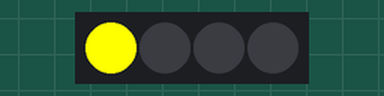
Recording of a sketch running on a simulated Arduino Mega 2560, built with avr-gcc and run on an emulated ATmega2560. On the bench: 4 RGB LEDs in strip order, left to right. Dim RGB values are drawn brighter than linear.

Above: at 0.1 s.
At 0.8 s:
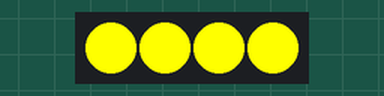
At 8.79 s:
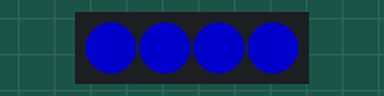
At 39.86 s:
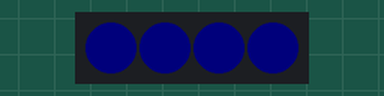
Timing chart, 0 to 40.0 s (numbered marks = the images above):
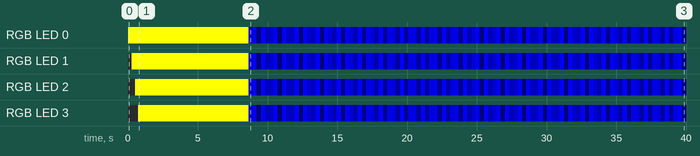

The sketch:

HEXA-INSTRUCTOR-HC12.ino
```cpp
/*

=========================================================================
VWR ROBOTICS CORNFLAKE 2020 - HEXAPOD INSTRUCTOR (INTERBOTIX)
=========================================================================
-------------------------------------------------------------------------
Custom communication translator from Interbotix protocol to
simplified Cornflake. Original Hexapod hardware and software stay intact.
Remove Xbee and connect 3.3V RX from Interbotix board to 32bit ARM board.
-------------------------------------------------------------------------

*/
#include <Adafruit_DotStar.h>
#define NUMPIXELS 4
#define DATAPIN    51
#define CLOCKPIN   50
Adafruit_DotStar strip = Adafruit_DotStar(NUMPIXELS, DATAPIN, CLOCKPIN, DOTSTAR_BGR);

// LED SHIT
long timee = 0; // timer

int pulseLed = 500;
int pulseAlive = 1500;
int RGBwarning = 20;
int RGBalive = 20;

// COLOR SETS

uint32_t colorwhite = 0xFFFFFF;
uint32_t colorred = 0xFF0000;
uint32_t colorredoff = 0x300000;
uint32_t colorblue = 0x0000FF;
uint32_t colorblueoff = 0x000039;
uint32_t coloryellow = 0xFFFF00;
uint32_t colorgreen = 0x00dc1f;
uint32_t coloroff = 0x000000;

// HC12 SERIAL INPUT SERVO/VALUE
int userInput[3];    // raw input from serial buffer, 3 bytes
int startbyte;       // start byte, begin reading input
int servo;           // which servo to pulse?
int pos;             // servo angle 0-180
int i;               // iterator

// Serial timeout on lost connection
const long timeout = 2000;
long counter = 0;

// DEFAULT CYCLE BUTTONS STUFF
int walk = 0;
long countergait = 0;
int gait = 1;
long counterspeed = 0;
int doublespeed = 1;

// Debug on/off
boolean debug = false;

// Hexa Button Array
int buttonState[] ={0,0,0,0,0,0,0,0}; //Array to hold the current state of each button, 0=unpushed, 1=pushed
int allButtons;

/* PHOENIX BUTTON MAP
 *
buttonState[0] = 0; // R1 walk gait / change leg
buttonState[1] = 0; // R2 toggle walk method
buttonState[2] = 0; // R3 nothing?
buttonState[3] = 0; // L4 Balance mode on and off
buttonState[4] = 0; // L5 stand/sit
buttonState[5] = 0; // L6 Right Joy UP/DOWN - Body up/down - Right Joy Left/Right - Speed higher/lower
buttonState[6] = 0; // Right Top(S7) Cycle Normal walk/Double Height/Double Travel
buttonState[7] = 0; // Left Top(S8) Cycle through modes (Walk, Translate, Rotate, Single Leg)


 */

// Hexa Movement
int right_V = 128;   // Vertical position of the right joystick. 0 = All the way down, 127 = centered, 255 = all the way up
int right_H = 128;   // Horizontal position of the right joystick. 0 = All the way left, 127 = centered, 255 = all the way right
int left_H = 128;    // Vertical position of the right joystick. 0 = All the way down, 127 = centered, 255 = all the way up
int left_V = 128;    // Horizontal position of the right joystick. 0 = All the way left, 127 = centered, 255 = all the way right


void setup() {

    Serial.begin(9600); // Debug
    Serial1.begin(9600); // HC-12 RX
    Serial2.begin(38400); // HEXA TX

    allButtons = 0;

    if (debug == true){Serial.println("HEXAPOD INSTRUCTOR!");}

    strip.begin();
    strip.show();

    strip.setPixelColor(0, coloryellow);
    strip.show();
    delay(250);
    strip.setPixelColor(0, coloryellow);
    strip.setPixelColor(1, coloryellow);
    strip.show();
    delay(250);
    strip.setPixelColor(0, coloryellow);
    strip.setPixelColor(1, coloryellow);
    strip.setPixelColor(2, coloryellow);
    strip.show();
    delay(250);
    strip.setPixelColor(0, coloryellow);
    strip.setPixelColor(1, coloryellow);
    strip.setPixelColor(2, coloryellow);
    strip.setPixelColor(3, coloryellow);
    strip.show();
    delay(250);

    // Wait for other stuff to boot

}

void loop() {

  // Led pulsing
  timee = millis();
  RGBwarning = 128+127*cos(2*PI/pulseLed*timee);
  RGBalive = 128+127*cos(2*PI/pulseAlive*timee);

 // Serial safety - Full stop on lost connection of controller.
     counter = counter + 1;
      if (counter >= timeout){
          //if (debug == true){Serial.println("No connection!");}
          int right_V = 128;
          int right_H = 128;
          int left_H = 128;
          int left_V = 128;

              strip.setPixelColor(0, 0,0,RGBwarning);
              strip.setPixelColor(1, 0,0,RGBwarning);
              strip.setPixelColor(2, 0,0,RGBwarning);
              strip.setPixelColor(3, 0,0,RGBwarning);
       }


// Start reading HC-12

  if (Serial1.available() > 2) {

       startbyte = Serial1.read();
       counter = 0; // Reset connection timeout counter

       if (startbyte == 255) {
         for (i=0;i<2;i++){ userInput[i] = Serial1.read();}
         servo = userInput[0];
         pos = userInput[1];
         if (pos == 255){ servo = 255;}

              strip.setPixelColor(0, RGBalive,0,0);
              strip.setPixelColor(1, RGBalive,0,0);
              strip.setPixelColor(2, RGBalive,0,0);
              strip.setPixelColor(3, RGBalive,0,0);

         switch (servo) {
            case 1: // LEFT V
              pos = map(pos, 0, 180, 1, 254);
              if (debug == true){Serial.print("Left V 1: ");Serial.println(pos);}
              left_V = pos;
               break;
            case 2: // LEFT H
              pos = map(pos, 0, 180, 1, 254);
              if (debug == true){Serial.print("Left H 2: ");Serial.println(pos);}
              right_H = pos;
               break;
            case 3: // RIGHT V
              pos = map(pos, 0, 180, 1, 254);
              if (debug == true){Serial.print("Right V 3: ");Serial.println(pos);}
              right_V = pos;
               break;
            case 4: // RIGHT H
              pos = map(pos, 0, 180, 1, 254);
              if (debug == true){Serial.print("Right H 4: ");Serial.println(pos);}
              left_H = pos;
               break;
            case 5:
            // nothing yet
               break;
            case 6:  // WALK GAIT BUTTON INSTEAD OF LIGHTS
             if (pos == 0) {
                      // nothing
                 } else if (pos == 1) {
                          buttonState[0] = 1;

                          strip.setPixelColor(0, colorgreen);
                          strip.setPixelColor(1, colorgreen);
                          strip.setPixelColor(2, colorgreen);
                          strip.setPixelColor(3, colorgreen);
                 }
                break;
            case 7:
            // speed
              if (pos == 1) {
                      buttonState[6] = 1;
              }
               break;
            case 8:
                break;
         }
       }
   }


// BUTTON ARRAY

  allButtons = 0; // Clear variable that holds all the buttons

      for(int i=0;i<8;i++){
        if(buttonState[i] == 1){
          allButtons += pow(2,i);
          buttonState[i] = 0;
        }
      }


// SEND SERIAL PACKETS TO HEXA

    Serial2.write(0xff);          // header
    Serial2.write((byte)right_V); // right vertical joystick
    Serial2.write((byte)right_H); // right horizontal joystick
    Serial2.write((byte)left_V);  // left vertical joystick
    Serial2.write((byte)left_H);  // left horizontal joystick
    Serial2.write(allButtons);    // single byte holds all the button data
    Serial2.write((byte)0);       // 0 char
    Serial2.write((byte)(255 - (right_V+right_H+left_V+left_H+allButtons)%256));  //checksum


// SET DEFAULT STATES

// GET UP

    if (walk == 0){
      delay(500);
      buttonState[4] = 1; // Get up
      walk = 1;
      gait = 0;
      }

// CYCLE SET DEFAULT GATE

    if (gait == 0){
      countergait = countergait + 1;
      delay(500);
      buttonState[0] = 1;
        if (countergait >= 4){
             gait = 1;
             doublespeed = 0;
           }
      }

// CYCLE SET DOUBLE LENGTH GAIT SPEED

     if (doublespeed == 0){
      counterspeed = counterspeed + 1;
      delay(500);
      buttonState[6] = 1;
        if (counterspeed >= 2){
             doublespeed = 1;
           }
      }

strip.show();
}
```

Measured:
- by itself, RGB LED 0: off → RGB(255, 255, 0) at 0.00 s, → RGB(0, 0, 107) 8.6 s later, → RGB(0, 0, 219) 0.30 s later, → RGB(0, 0, 1) 0.30 s later, … (105 changes in this stretch)
- by itself, RGB LED 1: off → RGB(255, 255, 0) at 0.25 s, → RGB(0, 0, 107) 8.4 s later, → RGB(0, 0, 219) 0.30 s later, → RGB(0, 0, 1) 0.30 s later, … (105 changes in this stretch)
